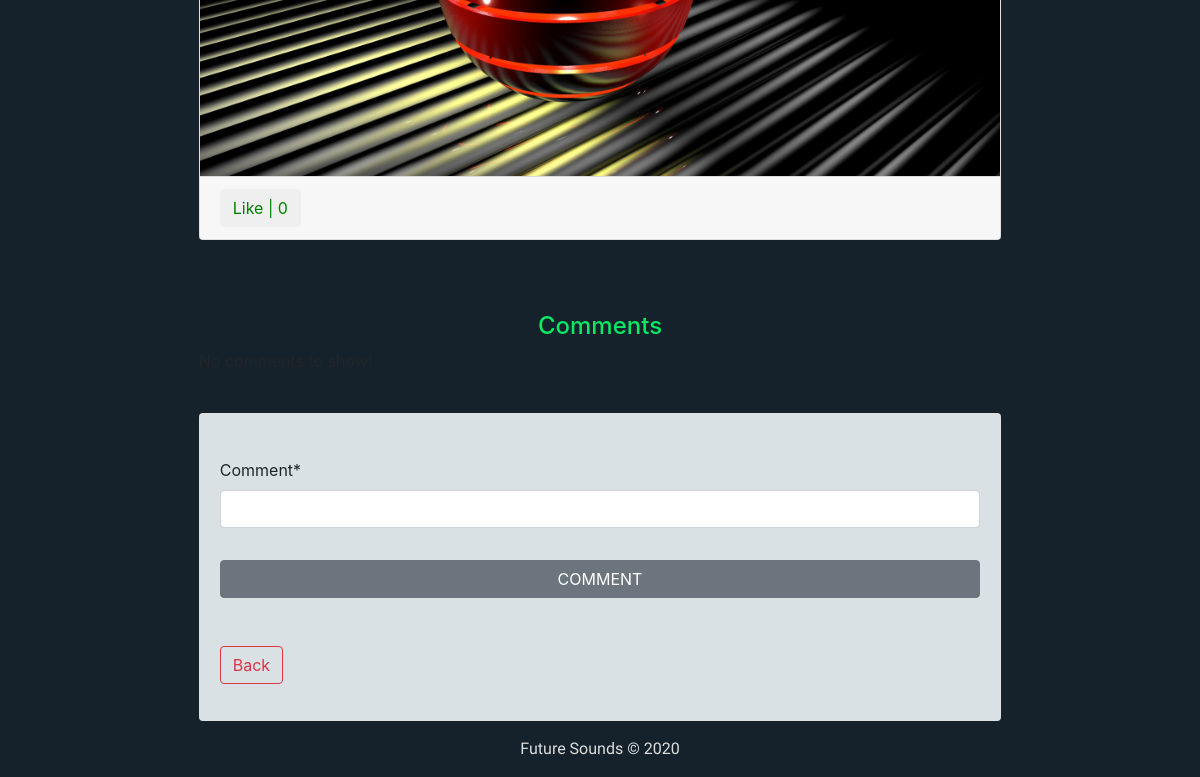
The app's page /post/16/ (signed in, lower part), older data.
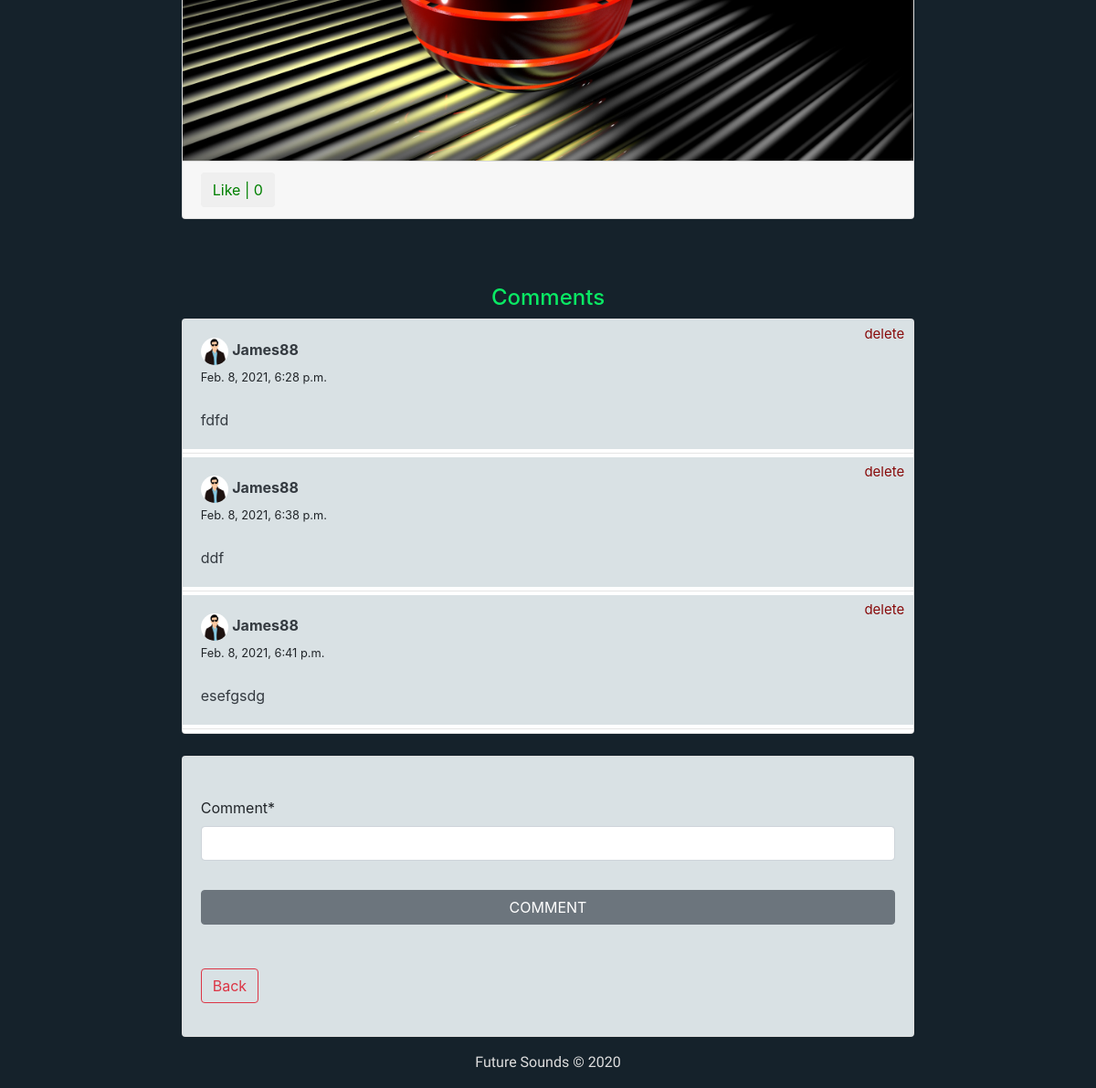
The same page, newer data.
### feed/models.py (models this page shows, shortened)
class Post(models.Model):
	description = models.TextField(max_length=255)
	pic = models.ImageField(upload_to='path/to/img', blank=True)
	date_posted = models.DateTimeField(default=timezone.now)
	user_name = models.ForeignKey(User, on_delete=models.CASCADE)
	tags = models.CharField(max_length=100, blank=True)

class Comments(models.Model):
	post = models.ForeignKey(Post, related_name='details', on_delete=models.CASCADE)
	username = models.ForeignKey(User, related_name='details', on_delete=models.CASCADE)
	comment = models.CharField(max_length=255)
	comment_date = models.DateTimeField(default=timezone.now)

### users/models.py (models this page shows, shortened)
class Profile(models.Model):
    user = models.OneToOneField(User, on_delete=models.CASCADE)
    image = models.ImageField(default='default.png', upload_to='profile_pics')
    slug = AutoSlugField(populate_from='user')
    bio = models.CharField(max_length=255, blank=True)
    friends = models.ManyToManyField('Profile', blank=True)
    def get_absolute_url(self):
        return "/users/{}".format(self.slug)

### feed/views.py (the view)
# urls.py: path('post/<int:pk>/', views.post_detail, name='post-detail'),
@login_required
def post_detail(request, pk):
	post = get_object_or_404(Post, pk=pk)
	user = request.user
	is_liked =  Like.objects.filter(user=user, post=post)
	if request.method == 'POST':
		form = NewCommentForm(request.POST)
		if form.is_valid():
			data = form.save(commit=False)
			data.post = post
			data.username = user
			data.save()
			return redirect('post-detail', pk=pk)
	else:
		form = NewCommentForm()
	return render(request, 'feed/post_detail.html', {'post':post, 'is_liked':is_liked, 'form':form})

### feed/forms.py
class NewCommentForm(forms.ModelForm):
	class Meta:
		model = Comments
		fields = ['comment']

### feed/templates/feed/post_detail.html (shortened to what this page needs)
{% extends "feed/layout.html" %}
{% load static %}
{% load crispy_forms_tags %}
{% block searchform %}
<link rel="stylesheet" href="https://use.fontawesome.com/releases/v5.3.1/css/all.css"
integrity="sha384-mzrmE5qonljUremFsqc01SB46JvROS7bZs3IO2EmfFsd15uHvIt+Y8vEf7N7fWAU">
{% endblock searchform %}
{% block content %}
	<div class="container">
	    <div class="row">
	      <div class="col-xl-9 col-md-10 m-auto order-xl-2 mb-5 mb-xl-0">
	        <div class="card card-signin my-5">
			  {% if post.pic %}
	          <a href="{{ post.pic.url }}"><img class="card-img-top" src="{{ post.pic.url }}" alt=""></a>
			  {% endif %}
	          <div class="card-footer">
	          	<button class="btn btn-white mr-3 like" id="{{ post.id }}">
			        {% if is_liked %}
			            <a href="{% url 'post-like' %}" style="color:red;" id="likebtn{{ post.id }}"> Unlike | {{post.likes.count}}</a>
			        {% else %}
			            <a href="{% url 'post-like' %}" style="color:green;" id="likebtn{{ post.id }}"> Like | {{post.likes.count}}</a>
			        {% endif %}
			    </button>
	          </div>
	        </div>
	  	   </div>
	    </div>
	    <br>
		<h4 class="comment_text">Comments</h4>
		<div class="row">
	    	<div class="col-xl-9 col-md-10 m-auto order-xl-2 mb-0 mb-xl-0">
	    		{% if post.details.all %}
	    		<div class="card card-signin my-0">
	    		{% for detail in post.details.all %}
	    			<div class="card-body">
	    				<a href="{{ detail.username.profile.get_absolute_url }}">
	    					<img src="{{ detail.username.profile.image.url }}" class="rounded-circle" width="30" height="30" alt="">
	    				</a>
	          			<a class="text-dark" href="{{ detail.username.profile.get_absolute_url }}"><b>{{ detail.username }}</b></a>
						  {% if request.user == detail.username %}
						  <div class="delete_comment_button">
						 <a class="comment_delete" href="{% url 'comment-delete' detail.pk %}">delete</a>
						</div>
						{% endif %}
	          			<br><small>{{ detail.comment_date }}</small><br><br>
	          			<p class="card-text text-dark">{{ detail.comment }}</p>
	    			</div>
	    			<hr class="my-1">
	    		{% endfor %}
	    		</div>
	    		{% else %}
	    			<p>No comments to show!</p>
	    		{% endif %}
	    	</div>
	    </div>
		<br>
	    <div class="row">
	    	<div class="col-xl-9 col-md-10 m-auto order-xl-2 mb-5 mb-xl-0">
	    		<div class="card card-signin my-0">
	    			<div class="card-body">
	    				<form class="form-signin" method = "POST">
				            <fieldset class="form-group"><br>
				                {{ form|crispy }}
				            </fieldset>
				            <div class="form-group">
				                <button class="btn btn-secondary btn-block text-uppercase" type="submit">Comment</button><br>
								<br>
								<a class="btn btn-outline-danger" href="{% url 'home' %}">Back</a>
				            </div>
	    			</div>
	    		</div>
	    	</div>
	    </div>
	</div>
{% endblock content %}

### feed/templates/feed/layout.html (shortened to what this page needs)
{% load static %}
<!DOCTYPE html>
<html>
<head>
    <link rel="stylesheet" href="https://maxcdn.bootstrapcdn.com/bootstrap/4.0.0/css/bootstrap.min.css">
	<link rel="stylesheet" href="{% static 'css/custom.css' %}">
</head>
<body>
	    	{% block searchform %}{% endblock searchform %}
	<div class="container">
	{% block content %}{% endblock content %}
	</div>
	<footer class="page-footer font-small black">
	  <div class="footer-copyright text-center py-3">Future Sounds © 2020
	</div>
	</footer>
</body>
</html>

### feed/static/css/custom.css (style rules this page uses)
html { overflow-y: scroll; overflow-x: scroll; }
body { background-color: #15222b; overflow: hidden; }
.page-footer { color: rgb(222, 222, 222); font-family: 'Saira', sans-serif; }
.card-body { background-color: #d9e1e4; }
.comment_text { color: #0ae964; position: relative; text-align: center; }
.comment_delete { color: #880a0a; }
.delete_comment_button { position: relative; color: #880a0a; font-size: 15px; top: -15px; right: -10px; float: right; }

Row changes from the older to the newer data that the page shows:
added Comments: username.profile.image (picture), username "James88", shows "delete", comment_date "Feb. 8, 2021, 6:28 p.m.", comment "fdfd"
added Comments: username.profile.image (picture), username "James88", shows "delete", comment_date "Feb. 8, 2021, 6:38 p.m.", comment "ddf"
added Comments: username.profile.image (picture), username "James88", shows "delete", comment_date "Feb. 8, 2021, 6:41 p.m.", comment "esefgsdg"
